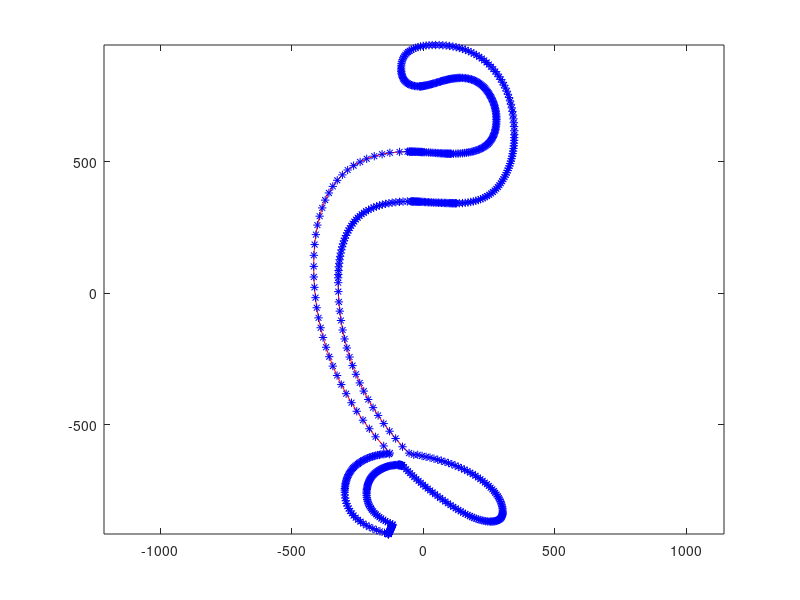

Write MATLAB code to recreate this figure. (Note: this script raises an error after producing the figure.)
%% 2D Line Art Fourier Transform Animation
%% Loading 2D Line Data

clear; close all
s = load('R_zeta.mat');
% The coordinates of the curve you want to draw must be saved in .mat beforehand.
%% 
% The x coordinate is converted into a complex number with the real part and the y coordinate as the imaginary part.

position = complex(s.R(:,1),s.R(:,2));
Ndata = length(position); % Number of Data Point
%% 
% Number of Fourier Series

Ncoef = 500;
%% CFFT

tmp_coef = fft(position);
%% 
% 
% 
% FFTW(<http://www.fftw.org/fftw3_doc/The-1d-Discrete-Fourier-Transform-_0028DFT_0029.html#The-1d-Discrete-Fourier-Transform-_0028DFT_0029 
% Link>)
% 
% "From above, an FFTW_FORWARD transform corresponds to a sign of -1 in the 
% exponent of the DFT. Note also that we use the standard "in-order?h output ordering?the 
% k-th output corresponds to the frequency k/n (or k/T, where T is your total 
% sampling period). For those who like to think in terms of positive and negative 
% frequencies, this means that the positive frequencies are stored in the first 
% half of the output and the negative frequencies are stored in backwards order 
% in the second half of the output. (The frequency -k/n is the same as the frequency 
% (n-k)/n.)"
% 
% Number of coefficient is Ncoef: Use Ncoef/2 pairs in order of decreasing frequency (Even Ncoef)
% 
% |1,2,3,...,Ncoef/2|
% 
% |Ndata, Ndata-1, Ndata-2,..., Ndata-Ncoef/2+1|
% 
% 
% First, create a vector k _ idx that represents the position of the corresponding element in order of decreasing frequency.

idx1 = 1:Ncoef/2;
idx2 = Ndata:-1:Ndata-Ncoef/2+1;
tmp_idx = [idx1;idx2];
%% 
% Rearrange
% 
% |1, Ndata, 2, Ndata-1, 3, Ndata-3, ..., Ncoef/2, Ndata-Ncoef/2+1|
% 
% Only the coefficients used are assigned to Fcoef.

k_idx = tmp_idx(:)';
Fcoef = tmp_coef(k_idx);
%% Inverse Fourier Transform and Calculation of Reproduced Coordinate Points
%% 
% * |pos_Nocef|: Coordinate points reproduced by N_coef coefficients (Complex number | Ndata x1 |)
% * |pos_NcoefMatrix|: The effects of each factor are decomposed and stored (Complex | Ndata x Ncoef |)

pos_Ncoef = zeros(Ndata,1);
pos_NcoefMatrix = zeros(Ndata,Ncoef);

for jj=1:Ndata
    pos_Ncoef(jj) = (exp(1i*2*pi*(k_idx-1)*(jj-1)/Ndata)*Fcoef)/Ndata;
    pos_NcoefMatrix(jj,:) = (exp(1i*2*pi*(k_idx-1)*(jj-1)/Ndata).*Fcoef.')/Ndata;
end
% pos_Ncoef = sum(pos_NcoefMatrix,2); % pos_Ncoef is same as this equation.
%% 
% 
%% Draw reproduced coordinate points

figure(1)
plot(real(position),imag(position),'r');
hold on
plot(real(pos_Ncoef),imag(pos_Ncoef),'b*');
hold off
axis equal
ax=gca;
ax.YDir='reverse';
legend("Origial","Ncoef")
%% Vector display of each coefficient component

fig_movie = figure(2);
fig_movie.Color=[0.1,0.1,0.1];

Rg=plot(real(position),imag(position),'LineWidth',2,'Color',[0.3 0.3 0.3]);
hold on
axis equal
ax=gca;
ax.YDir='reverse';
xlim([-1000 1000])
ylim([-1000 1000])
ax.Color=[0.1,0.1,0.1];
box off
axis off

% Cumulative sum of each coefficient component is taken from the lower frequency.
pos_cumsum = cumsum(pos_NcoefMatrix,2);

x0 = real(pos_cumsum(1,1:end-1)); % origin x
y0 = imag(pos_cumsum(1,1:end-1)); % origin y
u0 = real(pos_NcoefMatrix(1,2:end)); % x elements
v0 = imag(pos_NcoefMatrix(1,2:end)); % y elements
h2=quiver(x0, y0, u0, v0,...
    'AutoScale','off',...
    'LineStyle','-',...
    'LineWidth',0.5,...
    'Color',[0.9 0.9 0.9],...
    'MaxHeadSize',1);
%% Video display of each coefficient component

Z=plot(position(1),'-y','LineWidth',1.5); % Reference line

recording = false;

if recording
    writerObj=VideoWriter('zeta100.avi'); %#ok<UNRCH>
    open(writerObj);
end

for iter = 1:numel(position)-1
    xIter = real(pos_cumsum(iter,1:end-1)); % origin x
    yIter = imag(pos_cumsum(iter,1:end-1)); % origin y
    uIter = real(pos_NcoefMatrix(iter,2:end)); % x element
    vIter = imag(pos_NcoefMatrix(iter,2:end)); % y element
    
    h2.XData = xIter;
    h2.YData = yIter;
    h2.UData = uIter;
    h2.VData = vIter;
    
    Z.XData=real(pos_Ncoef(1:iter));
    Z.YData=imag(pos_Ncoef(1:iter));
    
    drawnow
    if recording
        frame=getframe(fig_movie); %#ok<UNRCH>
        writeVideo(writerObj,frame)
    end
end
if recording
    close(writerObj) %#ok<UNRCH>
end
%% 
% 
% 
%